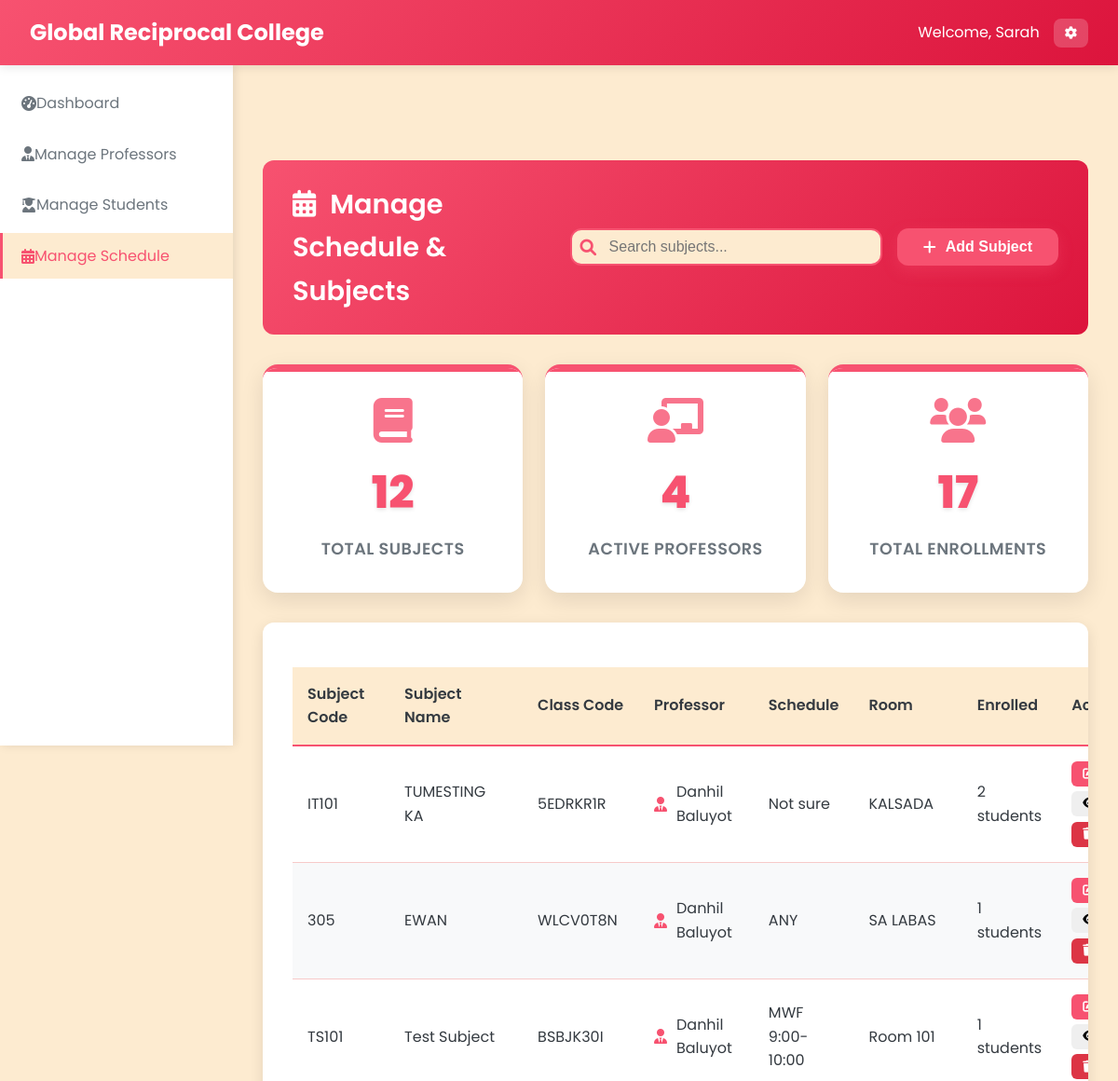
The page /Admin/admin_manage_schedule.php (signed in, upper part) on the database as committed earlier.
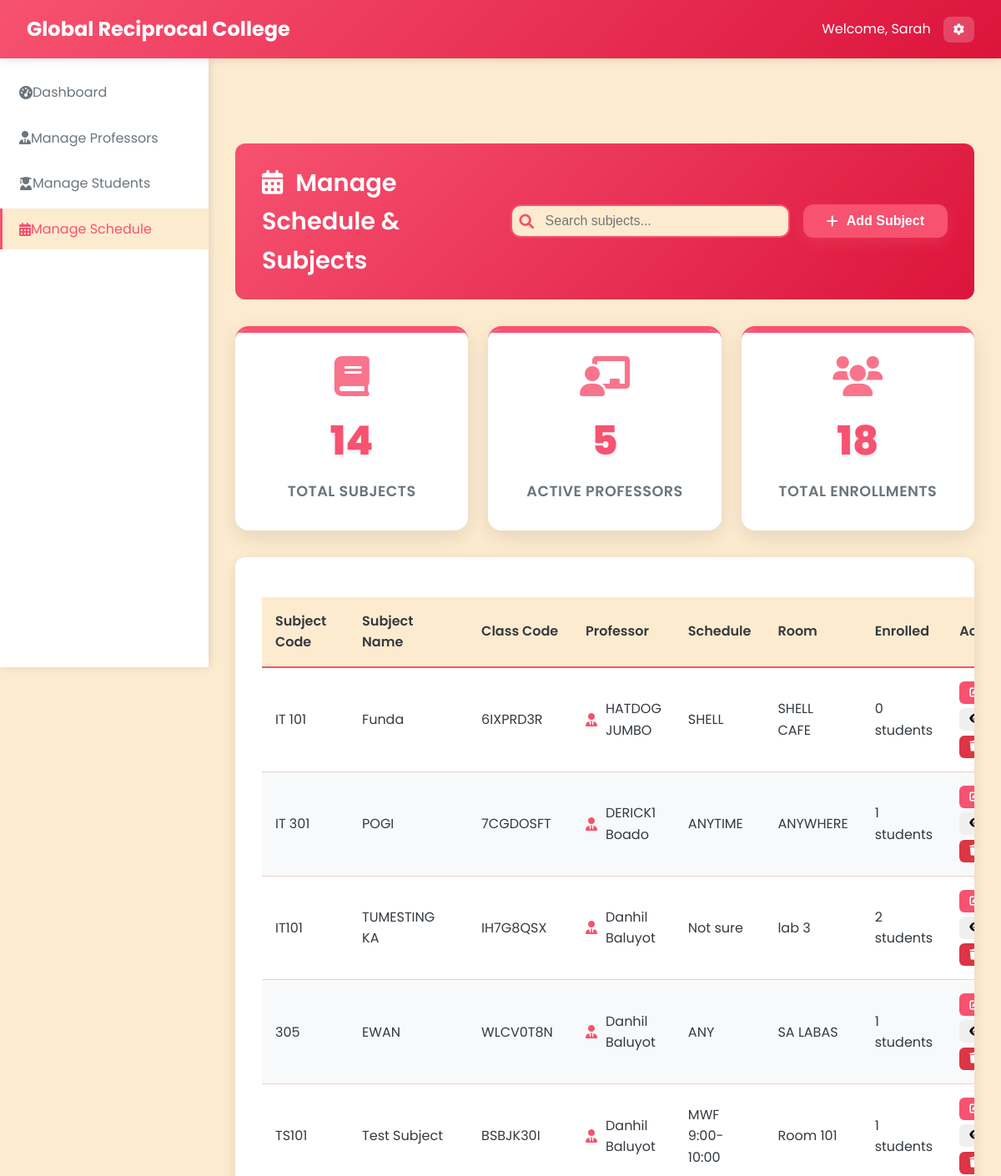
The same page on the database as committed later.
### tables this page shows
CREATE TABLE `classes` (
  `class_id` varchar(20) NOT NULL,
  `class_name` varchar(100) NOT NULL,
  `class_code` varchar(20) NOT NULL,
  `subject_id` varchar(20) DEFAULT NULL,
  `professor_id` varchar(20) DEFAULT NULL,
  `schedule` varchar(100) DEFAULT NULL,
  `room` varchar(50) DEFAULT NULL,
  `created_at` datetime NOT NULL,
  `updated_at` datetime NOT NULL,
  `section` varchar(10) DEFAULT NULL
);

CREATE TABLE `subjects` (
  `subject_id` varchar(20) NOT NULL,
  `subject_name` varchar(100) NOT NULL,
  `subject_code` varchar(20) NOT NULL,
  `description` text DEFAULT NULL,
  `credits` int(11) NOT NULL,
  `created_at` datetime NOT NULL,
  `updated_at` datetime NOT NULL
);

CREATE TABLE `professors` (
  `professor_id` varchar(20) NOT NULL,
  `employee_id` varchar(20) NOT NULL,
  `first_name` varchar(50) NOT NULL,
  `last_name` varchar(50) NOT NULL,
  `email` varchar(100) NOT NULL,
  `password` varchar(255) NOT NULL,
  `department` varchar(100) NOT NULL,
  `mobile` varchar(15) NOT NULL,
  `created_at` datetime NOT NULL,
  `updated_at` datetime NOT NULL
);

### Admin/admin_manage_schedule.php (the view, shortened to what this page needs)
<?php
require_once '../php/db.php';
$subjects = $pdo->query("SELECT s.*, p.first_name, p.last_name, c.class_id, c.class_code, c.schedule, c.room
                        FROM subjects s
                        JOIN classes c ON s.subject_id = c.subject_id
                        LEFT JOIN professors p ON c.professor_id = p.professor_id
                        ORDER BY s.created_at DESC")->fetchAll();
$professors = $pdo->query("SELECT * FROM professors ORDER BY first_name, last_name")->fetchAll();
$enrollment_counts = [];
foreach ($subjects as $subject) {
    $stmt = $pdo->prepare("SELECT COUNT(*) as count FROM student_classes sc
                          JOIN classes c ON sc.class_id = c.class_id
                          WHERE c.subject_id = ?");
    $stmt->execute([$subject['subject_id']]);
    $enrollment_counts[$subject['subject_id']] = $stmt->fetch()['count'];
}
?>
<!DOCTYPE html>
<html lang="en">
<head>
    <link rel="stylesheet" href="../css/styles_fixed.css" />
    <link rel="stylesheet" href="https://cdnjs.cloudflare.com/ajax/libs/font-awesome/6.0.0/css/all.min.css">
</head>
<body>
    <?php include '../includes/navbar_admin.php'; ?>
    <?php include '../includes/sidebar_admin.php'; ?>
    <main class="main-content" role="main" tabindex="-1">
        <div class="enhanced-header fade-in">
            <h1 class="header-title"><i class="fas fa-calendar-alt" style="margin-right: 15px;"></i>Manage Schedule & Subjects</h1>
            <div class="header-actions">
                <div class="search-container">
                    <i class="fas fa-search search-icon"></i>
                    <input type="text" id="searchInput" class="search-input" placeholder="Search subjects..." onkeyup="filterSubjects()">
                </div>
                <button class="add-professor-btn" onclick="openModal('addSubjectModal')">
                    <i class="fas fa-plus"></i>
                    Add Subject
                </button>
            </div>
        </div>
        <div class="stats-grid">
            <div class="stats-card fade-in">
                <i class="fas fa-book stats-icon"></i>
                <div class="stats-number"><?php echo count($subjects); ?></div>
                <div class="stats-label">Total Subjects</div>
            </div>
            <div class="stats-card fade-in">
                <i class="fas fa-chalkboard-teacher stats-icon"></i>
                <div class="stats-number"><?php echo count($professors); ?></div>
                <div class="stats-label">Active Professors</div>
            </div>
            <div class="stats-card fade-in">
                <i class="fas fa-users stats-icon"></i>
                <div class="stats-number"><?php echo array_sum($enrollment_counts); ?></div>
                <div class="stats-label">Total Enrollments</div>
            </div>
        </div>
        <div class="table-container">
            <table class="table">
                <thead>
                    <tr>
                        <th>Subject Code</th>
                        <th>Subject Name</th>
                        <th>Class Code</th>
                        <th>Professor</th>
                        <th>Schedule</th>
                        <th>Room</th>
                        <th>Enrolled</th>
                        <th>Actions</th>
                    </tr>
                </thead>
                <tbody>
                    <?php foreach ($subjects as $subject): ?>
                    <tr>
                        <td><?php echo $subject['subject_code']; ?></td>
                        <td><?php echo $subject['subject_name']; ?></td>
                        <td><?php echo $subject['class_code']; ?></td>
                        <td>
                            <?php if ($subject['first_name']): ?>
                                <div style="display: flex; align-items: center; gap: 10px;">
                                    <i class="fas fa-user-tie" style="color: var(--primary);"></i>
                                    <?php echo $subject['first_name'] . ' ' . $subject['last_name']; ?>
                                </div>
                            <?php endif; ?>
                        </td>
                        <td><?php echo $subject['schedule']; ?></td>
                        <td><?php echo $subject['room']; ?></td>
                        <td><?php echo $enrollment_counts[$subject['subject_id']] ?? 0; ?> students</td>
                        <td>
                            <div class="action-buttons">
                                <button class="btn btn-sm btn-primary" onclick="editSubject(<?php echo htmlspecialchars(json_encode($subject)); ?>)">
                                    <i class="fas fa-edit"></i> Edit
                                </button>
                                <button class="btn btn-sm btn-info" onclick="viewEnrolledStudents('<?php echo $subject['class_id']; ?>')">
                                    <i class="fas fa-eye"></i> View
                                </button>
                                <form action="" method="POST" style="display:inline;">
                                    <button type="submit" class="btn btn-sm btn-danger" onclick="return confirm('Are you sure you want to delete this subject?')">
                                        <i class="fas fa-trash"></i> Delete
                                    </button>
                                </form>
                            </div>
                        </td>
                    </tr>
                    <?php endforeach; ?>
                </tbody>
            </table>
        </div>
    </main>
</body>
</html>

### includes/navbar_admin.php (shortened to what this page needs)
<nav class="navbar">
    <div class="navbar-brand">
        <span class="navbar-title">Global Reciprocal College</span>
    </div>
    <div class="navbar-user">
        <span>Welcome, <?php echo $_SESSION['first_name']; ?></span>
        <div class="user-dropdown">
            <button type="button" class="dropdown-toggle" aria-haspopup="true" aria-expanded="false">
                <i class="fas fa-cog" aria-hidden="true"></i>
            </button>
        </div>
    </div>
</nav>

### includes/sidebar_admin.php (shortened to what this page needs)
<aside class="sidebar">
    <ul class="sidebar-menu">
        <?php $current_page = basename($_SERVER['PHP_SELF']); ?>
        <li class="sidebar-item">
            <a href="admin_dashboard.php" class="sidebar-link <?php echo ($current_page == 'admin_dashboard.php') ? 'active' : ''; ?>"><i class="fas fa-tachometer-alt"></i> Dashboard</a>
        </li>
        <li class="sidebar-item">
            <a href="admin_manage_professors.php" class="sidebar-link <?php echo ($current_page == 'admin_manage_professors.php') ? 'active' : ''; ?>"><i class="fas fa-user-tie"></i> Manage Professors</a>
        </li>
        <li class="sidebar-item">
            <a href="admin_manage_students.php" class="sidebar-link <?php echo ($current_page == 'admin_manage_students.php') ? 'active' : ''; ?>"><i class="fas fa-user-graduate"></i> Manage Students</a>
        </li>
        <li class="sidebar-item">
            <a href="admin_manage_schedule.php" class="sidebar-link <?php echo ($current_page == 'admin_manage_schedule.php') ? 'active' : ''; ?>"><i class="fas fa-calendar-alt"></i> Manage Schedule</a>
        </li>
    </ul>
</aside>

### css/styles_fixed.css (style rules this page uses)
:root { --primary: #DC143C; --primary-dark: #B01030; --primary-light: #F7CAC9; --secondary: #F75270; --accent: #F7CAC9; --light: #FDEBD0; --dark: #343a40; --gray: #6c757d; --light-gray: #F7CAC9; --success: #28a745; --warning: #ffc107; --danger: #dc3545; --info: #17a2b8; }
* { margin: 0; padding: 0; box-sizing: border-box; }
body { font-family: 'Poppins', sans-serif; background-color: var(--light); color: var(--dark); line-height: 1.6; }
.navbar { background: linear-gradient(135deg, var(--primary) 0%, var(--primary-dark) 100%); color: white; padding: 1rem 2rem; display: flex; justify-content: space-between; align-items: center; box-shadow: 0 2px 10px rgba(0, 0, 0, 0.1); position: sticky; top: 0; z-index: 1000; }
.navbar-brand { font-size: 1.5rem; font-weight: 700; display: flex; align-items: center; gap: 10px; }
.navbar-user { display: flex; align-items: center; gap: 15px; }
.user-dropdown { position: relative; }
.dropdown-toggle { background: rgba(255, 255, 255, 0.2); border: none; color: white; padding: 8px 12px; border-radius: 8px; cursor: pointer; transition: background-color 0.3s ease; }
.sidebar { width: 250px; background: white; height: calc(100vh - 70px); position: fixed; left: 0; top: 70px; box-shadow: 2px 0 10px rgba(0, 0, 0, 0.1); overflow-y: auto; transition: transform 0.3s ease; z-index: 999; transform: translateX(0); }
.sidebar-menu { list-style: none; padding: 1rem 0; }
.sidebar-item { margin-bottom: 5px; }
.sidebar-link { display: flex; align-items: center; padding: 12px 20px; color: var(--gray); text-decoration: none; transition: all 0.3s ease; border-left: 3px solid transparent; }
.sidebar-link.active { background: var(--light); color: var(--primary); border-left-color: var(--primary); }
.main-content { margin-left: 250px; margin-top: 70px; padding: 2rem; min-height: calc(100vh - 70px); background: var(--light); transition: margin-left 0.3s ease, padding 0.3s ease; }
.table-container { background: white; border-radius: 12px; box-shadow: 0 4px 15px rgba(0, 0, 0, 0.1); overflow: hidden; margin-bottom: 2rem; }
.table { width: 100%; border-collapse: collapse; }
.table th, .table td { padding: 1rem; text-align: left; border-bottom: 1px solid var(--light-gray); }
.table th { background: var(--light); font-weight: 600; color: var(--dark); }
.btn { padding: 10px 20px; border: none; border-radius: 8px; cursor: pointer; font-weight: 500; transition: all 0.3s ease; text-decoration: none; display: inline-block; }
.btn-primary { background: var(--primary); color: white; }
.btn-danger { background: var(--danger); color: white; }
.btn-sm { padding: 6px 12px; font-size: 0.875rem; }
.search-container { display: flex; gap: 10px; margin-bottom: 1rem; }
.search-input { flex: 1; padding: 10px 15px; border: 2px solid var(--light-gray); border-radius: 8px; font-size: 0.9rem; }
.stats-grid { display: grid; grid-template-columns: repeat(auto-fill, minmax(350px, 1fr)); gap: 2rem; margin-bottom: 2rem; }
.btn { padding: 0.75rem 1.5rem; border: none; border-radius: 8px; cursor: pointer; font-size: 0.95rem; font-weight: 600; display: inline-flex; align-items: center; gap: 0.5rem; transition: all 0.2s ease; text-decoration: none; }
.btn-primary { background: linear-gradient(135deg, var(--primary) 0%, var(--primary-dark) 100%); color: white; }

Rows that differ between the two databases and show on the page:
added classes: subject.subject_code "IT 101", subject.subject_name "Funda", class_code "6IXPRD3R", professor.first_name "HATDOG", professor.last_name "JUMBO", schedule "SHELL", room "SHELL CAFE", subject.subject_id "0"
added classes: subject.subject_code "IT 301", subject.subject_name "POGI", class_code "7CGDOSFT", professor.first_name "DERICK1", professor.last_name "Boado", schedule "ANYTIME", room "ANYWHERE", subject.subject_id "1"
changed classes "Not sure": class_code "5EDRKR1R" → "IH7G8QSX"; room "KALSADA" → "lab 3"
Other text that changed with them:
count($subjects): "12" → "14"
count($professors): "4" → "5"
array_sum($enrollment_counts): "17" → "18"
